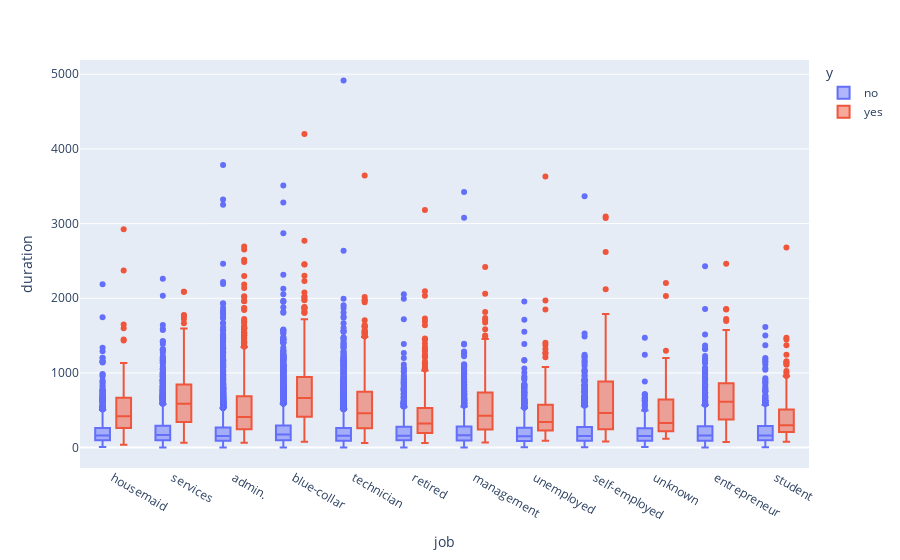

Notebook code cell kept with this figure:
### Markdown cell above
### Duration of calls vs Job roles

### Code cell
fig = px.box(data, x="job", y="duration", color="y")
fig.update_traces(quartilemethod="inclusive") # or "inclusive", or "linear" by default

# # Her bir kutunun içinde kalan değerlerin sayısını hesaplayalım
# box_counts = data.groupby("job")["duration"].count()

# # Her bir kutunun üstüne sayısal değerleri ekleyelim
# for job, count in box_counts.items():
#     fig.add_annotation(
#         x=job,
#         y=box_counts[job],  # Sayının konumu
#         text=str(count),  # Sayıyı metin olarak
#         showarrow=False,  # Ok işareti kullanma
#         font=dict(size=10),  # Yazı boyutu
#     )

fig.show()

### Figure 1 — Plotly figure (JSON) as saved in the notebook; plotly's stock layout.template omitted (floating-point values rounded to 4 significant figures; data arrays with more than 128 entries replaced by an {"elided": "..."} marker saying what was removed)
{"data": [{"alignmentgroup": "True", "hovertemplate": "y=no<br>job=%{x}<br>duration=%{y}<extra></extra>", "legendgroup": "no", "marker": {"color": "#636efa"}, "name": "no", "notched": false, "offsetgroup": "no", "orientation": "v", "quartilemethod": "inclusive", "showlegend": true, "type": "box", "x": {"elided": "36548 str values"}, "x0": " ", "xaxis": "x", "y": {"elided": "36548 int values"}, "y0": " ", "yaxis": "y"}, {"alignmentgroup": "True", "hovertemplate": "y=yes<br>job=%{x}<br>duration=%{y}<extra></extra>", "legendgroup": "yes", "marker": {"color": "#EF553B"}, "name": "yes", "notched": false, "offsetgroup": "yes", "orientation": "v", "quartilemethod": "inclusive", "showlegend": true, "type": "box", "x": {"elided": "4640 str values"}, "x0": " ", "xaxis": "x", "y": {"elided": "4640 int values"}, "y0": " ", "yaxis": "y"}], "layout": {"boxmode": "group", "legend": {"title": {"text": "y"}, "tracegroupgap": 0}, "margin": {"t": 60}, "xaxis": {"anchor": "y", "domain": [0, 1], "title": {"text": "job"}}, "yaxis": {"anchor": "x", "domain": [0, 1], "title": {"text": "duration"}}}}
